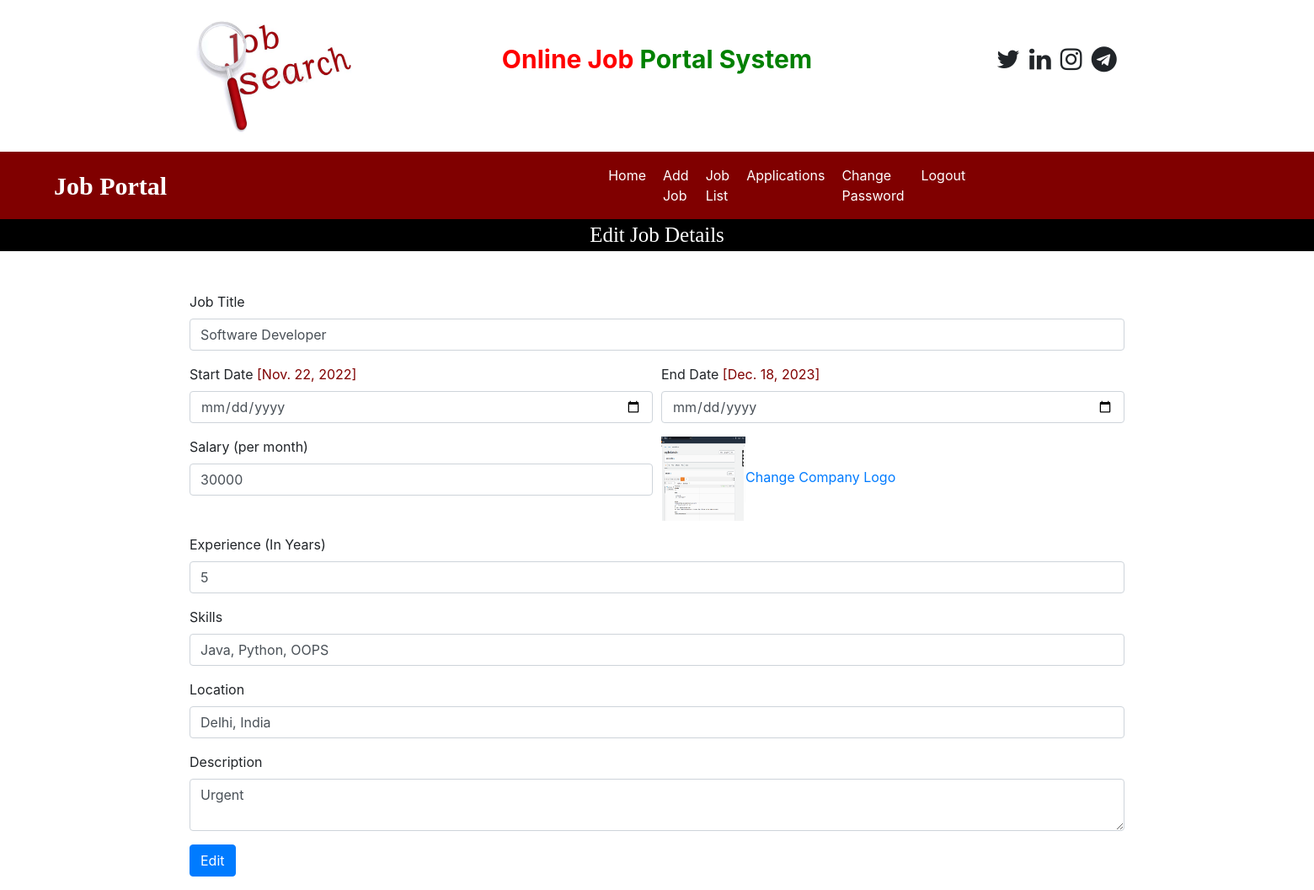
Screenshot of /edit_job_details/1 (signed in) with the database file from the repository.
### job/models.py (models this page shows, shortened)
class Job(models.Model):
    recruiter = models.ForeignKey(Recruiter, on_delete=models.CASCADE)
    start_date = models.DateField()
    end_date = models.DateField()
    image = models.FileField(null=True)
    title = models.CharField(max_length=100)
    salary = models.IntegerField()
    description = models.CharField(max_length=200)
    experience = models.CharField(max_length=50)
    location = models.CharField(max_length=100)
    skills = models.CharField(max_length=100)
    creation_date = models.DateField()

### job/views.py (the view, shortened to what this page needs)
# urls.py: path('edit_job_details/<int:pid>', edit_job_details, name="edit_job_details"),
def edit_job_details(request, pid):
    if not request.user.is_authenticated:
        return redirect('recruiter_login')
    error = ""
    job = Job.objects.get(id=pid)
    d = {'error': error, 'job': job}
    return render(request, 'edit_job_details.html', d)

### job/templates/edit_job_details.html (shortened to what this page needs)
{% load static %}
{% block body %}
{% include 'recruiter_navigations.html' %}
<div style="font-family:'Monotype Corsiva'; font-size:25px; color: white; background-color: black; text-align: center">
    Edit Job Details
</div>
<form class="container mt-5" name="signup" method="post" onsubmit="return checkPwd()" enctype="multipart/form-data">
    <div class="form-row">
        <div class="form-group col-md-12">
            <label>Job Title</label>
            <input type="text" class="form-control" name="title" placeholder="Enter Job Title" value="{{job.title}}" required>
        </div>
    </div>
    <div class="form-row">
        <div class="form-group col-md-6">
            <label>Start Date</label> <span style="color:maroon"> [{{job.start_date}}] </span>
            <input type="date" class="form-control" name="startdate">
        </div>
        <div class="form-group col-md-6">
            <label>End Date</label> <span style="color:maroon"> [{{job.end_date}}] </span>
            <input type="date" class="form-control" name="enddate">
        </div>
    </div>
    <div class="form-row">
        <div class="form-group col-md-6">
            <label>Salary (per month)</label>
            <input type="text" class="form-control" name="salary" value="{{job.salary}}" required>
        </div>
        <div class="form-group col-md-6">
            <img src="{{job.image.url}}" width="100" height="100"><a href="{% url 'change_company_logo' job.id %}">Change Company Logo</a>
        </div>
    </div>
    <div class="form-row">
        <div class="form-group col-md-12">
            <label>Experience (In Years)</label>
            <input type="text" class="form-control" name="experience" value="{{job.experience}}" required>
        </div>
    </div>
    <div class="form-row">
        <div class="form-group col-md-12">
            <label>Skills</label>
            <input type="text" class="form-control" name="skills" value="{{job.skills}}" required>
        </div>
    </div>
    <div class="form-row">
        <div class="form-group col-md-12">
            <label>Location</label>
            <input type="text" class="form-control" name="location" value="{{job.location}}" required>
        </div>
    </div>
    <div class="form-row">
        <div class="form-group col-md-12">
            <label>Description</label>
                <textarea class="form-control" name="desc" required>{{job.description}}</textarea>
        </div>
    </div>
    <input type="Submit" value="Edit" class="btn btn-primary">
</form>
{% endblock %}

### rows the page displays
Job: title "Software Developer", start_date "Nov. 22, 2022", end_date "Dec. 18, 2023", salary "30000", image (picture), experience "5", skills "Java, Python, OOPS", location "Delhi, India", desc "Urgent"
